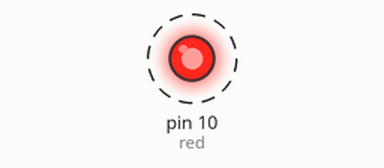
Simulated run of this sketch. Board: Arduino Uno, built with avr-gcc and run on an emulated ATmega328P. Shown: output pins drawn as LEDs (lit = HIGH). Dashed ring = blinking. What the sketch prints to the serial monitor is not drawn.

Above: at 0.15 s.
Timing chart, 0 to 3.0 s (numbered marks = the images above):
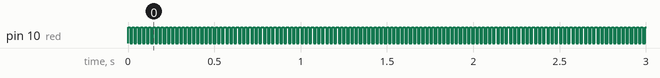

Measured:
- by itself, pin 10 (red): alternates HIGH for 0.01 s and LOW for 0.01 s

The sketch:

threshod.ino
```cpp
#define red     10


void setup() {
  pinMode(red,OUTPUT);
  Serial.begin(9600);
}

void glow(int l1, int time) {
  digitalWrite(l1,HIGH);
  delay(time);
  digitalWrite(l1,LOW);
  Serial.println(l1);
}

void loop() {
  int time =12;
  glow(red,time);
  delay(time);
}
```
